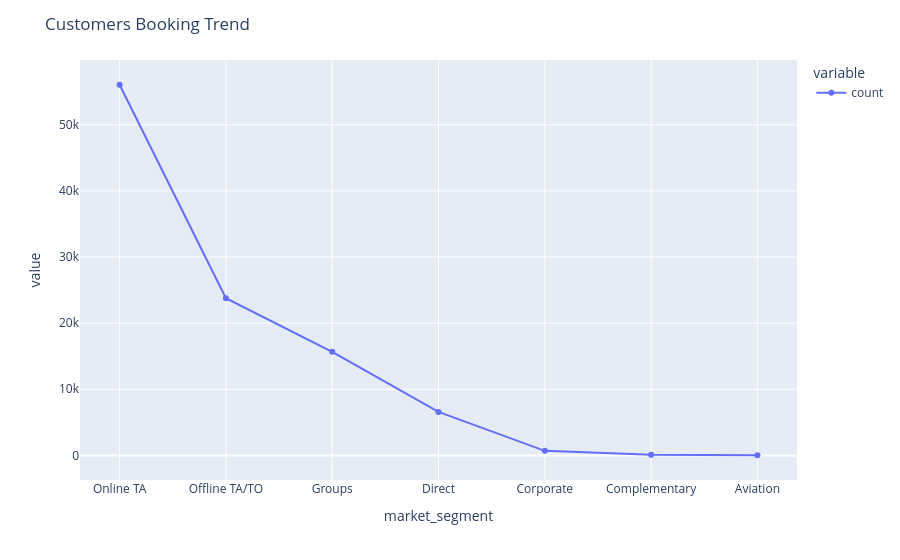

The code cell stored with this chart in its notebook:
### Code cell
figure = plt.figure(figsize = (5,15))
fig = px.line(df['market_segment'].value_counts(), markers = True)

fig.update_layout(title="Customers Booking Trend")
fig.show()

### Figure 1 — Plotly figure (JSON) as saved in the notebook; plotly's stock layout.template omitted (floating-point values rounded to 4 significant figures)
{"data": [{"hovertemplate": "variable=count<br>market_segment=%{x}<br>value=%{y}<extra></extra>", "legendgroup": "count", "line": {"color": "#636efa", "dash": "solid"}, "marker": {"symbol": "circle"}, "mode": "lines+markers", "name": "count", "orientation": "v", "showlegend": true, "type": "scatter", "x": ["Online TA", "Offline TA/TO", "Groups", "Direct", "Corporate", "Complementary", "Aviation"], "xaxis": "x", "y": [56056, 23773, 15661, 6582, 691, 103, 25], "yaxis": "y"}], "layout": {"autosize": true, "legend": {"title": {"text": "variable"}, "tracegroupgap": 0}, "margin": {"t": 60}, "title": {"text": "Customers Booking Trend"}, "xaxis": {"anchor": "y", "autorange": true, "domain": [0, 1], "range": [-0.3651, 6.365], "title": {"text": "market_segment"}, "type": "category"}, "yaxis": {"anchor": "x", "autorange": true, "domain": [0, 1], "range": [-4313.0, 60390.0], "title": {"text": "value"}, "type": "linear"}}}
